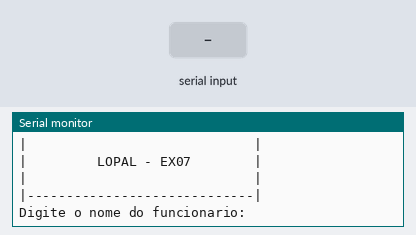
A sketch run on a simulated Arduino Uno, built with avr-gcc and run on an emulated ATmega328P. Shown: the last lines printed to the serial monitor. The inputs (shaded band) are chosen by the test bench.

Above: at 1.2 s.
1.3 s: "90,45\n" received over Serial
At 3.0 s:
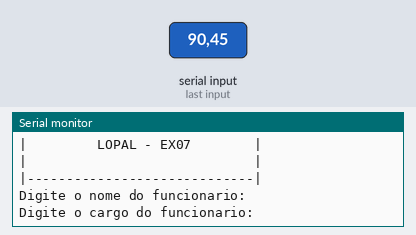
3.3 s: "30,150\n" received over Serial
At 4.8 s:
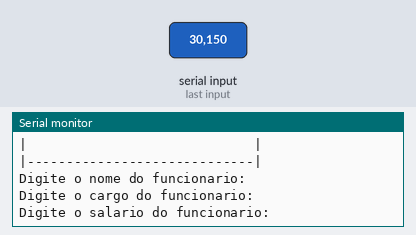
5.3 s: "5\n" received over Serial
At 7.2 s:
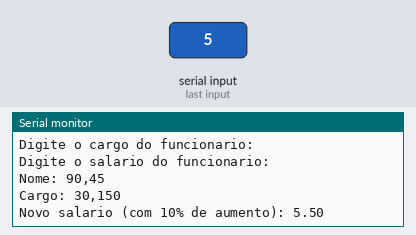

The sketch:

71.ino
```cpp
// Calcule o salário acrescido de 10% e exiba o nome, cargo e novo salário.

// Variáveis
String nome = "";
String cargo = "";
float salario = 0;
float novoSalario = 0;

void setup()
{
  Serial.begin(9600); // Inicia a comunicação serial
}

void loop()
{
    //cabeçalho - 2 pipes + 30 tracinhos

  Serial.println("|-----------------------------|");
  Serial.println("|                             |");
  Serial.println("|         LOPAL - EX07        |");
  Serial.println("|                             |");
  Serial.println("|-----------------------------|");
  Serial.println();//pula uma linha

  // Entrada
  Serial.println("Digite o nome do funcionario:");
  while (!Serial.available()) {}       // Aguarda o usuário digitar
  nome = Serial.readStringUntil('\n'); // Lê o nome até o Enter
  nome.trim();                         // Remove espaços extras
  delay(500);

  Serial.println("Digite o cargo do funcionario:");
  while (!Serial.available()) {}       // Aguarda o usuário digitar
  cargo = Serial.readStringUntil('\n'); // Lê o cargo até o Enter
  cargo.trim();                         // Remove espaços extras
  delay(500);

  Serial.println("Digite o salario do funcionario:");
  while (!Serial.available()) {}       // Aguarda o usuário digitar
  salario = Serial.parseFloat();       // Lê o salário
  delay(500);

  // Processamento
  novoSalario = salario * 1.10;        // Calcula o salário com 10% de aumento

  // Saída
  Serial.print("Nome: ");
  Serial.println(nome);
  Serial.print("Cargo: ");
  Serial.println(cargo);
  Serial.print("Novo salario (com 10% de aumento): ");
  Serial.println(novoSalario, 2);      // Exibe o novo salário com 2 casas decimais

  delay(7000); // Aguarda 7 segundos antes de permitir nova entrada
}
```

Measured:
- after the input at 1.3 s, the serial monitor: prints a new line after 0.51 s (image 1)
- after the input at 3.3 s, the serial monitor: prints a new line after 0.51 s (image 2)
- after the input at 5.3 s, the serial monitor: prints a new line after 0.50 s (image 3)
